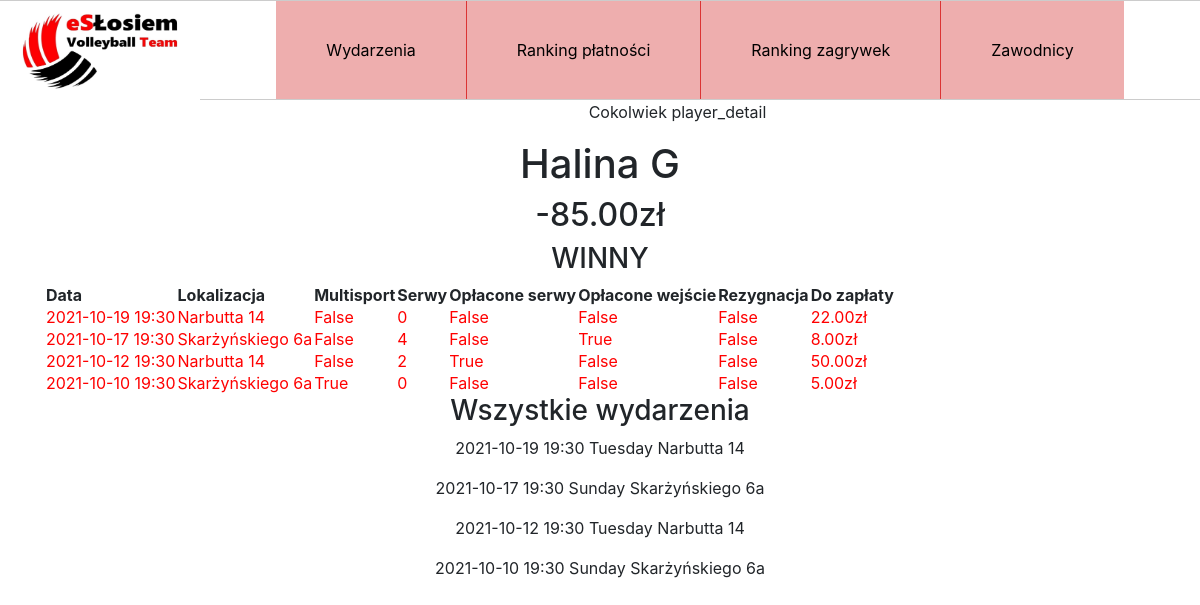
The app's page /player/6 with its own data.
### zapisy/models.py (models this page shows, shortened)
class Player(models.Model):
    name = models.CharField(max_length=64)
    multisport_number = models.CharField(max_length=8, null=True, blank=True)
    excess = models.FloatField(default=0)

class Localization(models.Model):
    address = models.CharField(max_length=32)
    image = models.ImageField(upload_to='localizations')
    def __str__(self):
        return self.address

class Entry(models.Model):
    event = models.ForeignKey("Event", on_delete=models.CASCADE)
    player = models.ForeignKey("Player", on_delete=models.CASCADE)
    multisport = models.BooleanField(default=False)
    serves = models.IntegerField(default=0)
    paid = models.BooleanField(default=False)
    serves_paid = models.BooleanField(default=False)
    resign = models.BooleanField(default=False)

class Event(models.Model):
    date = models.DateTimeField()
    duration = models.DurationField()
    location = models.ForeignKey("Localization", on_delete=models.SET_NULL, blank=True, null=True, default=None)
    price = models.FloatField()
    price_multisport = models.FloatField(default=0)
    player_slots = models.IntegerField(default=12)
    coach = models.BooleanField(default=False)
    def __str__(self):
        return self.date.strftime('%Y-%m-%d %H:%M %A') + " " + self.location.address

### zapisy/views.py (the view)
# urls.py: path('player/<int:pk>', views.PlayerDetailView.as_view(), name='player'),
class PlayerDetailView(DetailView):
    template_name = "zapisy/player_detail.html"
    queryset = Player.objects.all()
    related_name = 'player'
    def get_context_data(self,**kwargs):
        context = super().get_context_data(**kwargs)
        player = Player.objects.get(id=self.kwargs['pk'])
        entries_unpaid = Entry.objects.filter(player=player).filter(paid=False)
        balance_ms = entries_unpaid.filter(multisport=False).aggregate(n=Sum('event__price'))['n'] or 0
        balance_nms = entries_unpaid.filter(multisport=True).aggregate(n=Sum('event__price_multisport'))['n'] or 0
        entries_unpaid_serves = Entry.objects.filter(player=player).filter(serves_paid=False)
        balance_serv = entries_unpaid_serves.aggregate(n=Sum('serves'))['n'] or 0
        balance = player.excess - balance_ms - balance_nms - balance_serv * SERVE_PRICE
        context['name'] = player.name
        context['balance'] = balance
        all_unpaid = (entries_unpaid | entries_unpaid_serves).order_by('-event__date')
        all_entries = Entry.objects.filter(player=player).order_by('-event__date')
        entries_unpaid_list = []
        for entry in all_entries:
            payment = 0
            if not entry.paid:
                if entry.multisport:
                    payment += entry.event.price_multisport
                else:
                    payment += entry.event.price
            if not entry.serves_paid and entry.serves > 0:
                payment += entry.serves * 2
            entries_unpaid_list.append({'date': entry.event.date.strftime('%Y-%m-%d %H:%M'),
                                       'location': entry.event.location,
                                       'multisport': entry.multisport,
                                       'serves': entry.serves,
                                       'serves_paid': entry.serves_paid,
                                       'paid': entry.paid,
                                       'resign': entry.resign,
                                       'payment': payment})
        context['entries_unpaid'] = all_unpaid
        context['entries_unpaid_list'] = entries_unpaid_list
        context['all_entries'] = Entry.objects.filter(player=player).order_by('-event__date')
        return context

### templates/zapisy/player_detail.html
{% extends "zapisy/base.html" %}
  {% block content %}
    <p>Cokolwiek player_detail</p>
    <h1>{{name}}</h1>
    <h2>{{balance|floatformat:2}}zł</h2>
    <h3>WINNY</h3>
    <table>
      <thead>
        <th>Data</th>
        <th>Lokalizacja</th>
        <th>Multisport</th>
        <th>Serwy</th>
        <th>Opłacone serwy</th>
        <th>Opłacone wejście</th>
        <th>Rezygnacja</th>
        <th>Do zapłaty</th>
      </thead>
      {% for entry in entries_unpaid_list %}
        {% if entry.payment > 0 %}
          <tr class="red">
        {% else %}
          <tr>
        {% endif %}
            <td>{{entry.date}}</td>
            <td>{{entry.location}}</td>
            <td>{{entry.multisport}}</td>
            <td>{{entry.serves}}</td>
            <td>{{entry.serves_paid}}</td>
            <td>{{entry.paid}}</td>
            <td>{{entry.resign}}</td>
            <td>{{entry.payment|floatformat:2}}zł</td>
          </tr>
      {% endfor %}
    </table>
    <h3>Wszystkie wydarzenia</h3>
    {% for entry in all_entries %}
      <p>{{entry.event}}</p>
    {% endfor %}
  {% endblock %}

### static/zapisy/css/style.css (style rules this page uses)
body { margin: 0; padding: 0; }
.red { color: red; }

### records on screen
Player: name "Halina G"
Localization: date "2021-10-19 19:30", location "Narbutta 14", multisport "False", serves "0", serves_paid "False", paid "False", resign "False", payment "22.00", date "2021-10-12 19:30", serves "2", serves_paid "True", payment "50.00"
Localization: date "2021-10-17 19:30", location "Skarżyńskiego 6a", multisport "False", serves "4", serves_paid "False", paid "True", resign "False", payment "8.00", date "2021-10-10 19:30", multisport "True", serves "0", paid "False", payment "5.00"
Entry: event "2021-10-19 19:30 Tuesday Narbutta 14"
Entry: event "2021-10-17 19:30 Sunday Skarżyńskiego 6a"
Entry: event "2021-10-12 19:30 Tuesday Narbutta 14"
Entry: event "2021-10-10 19:30 Sunday Skarżyńskiego 6a"

### other values on screen
{{ balance|floatformat:2 }} "-85.00"
